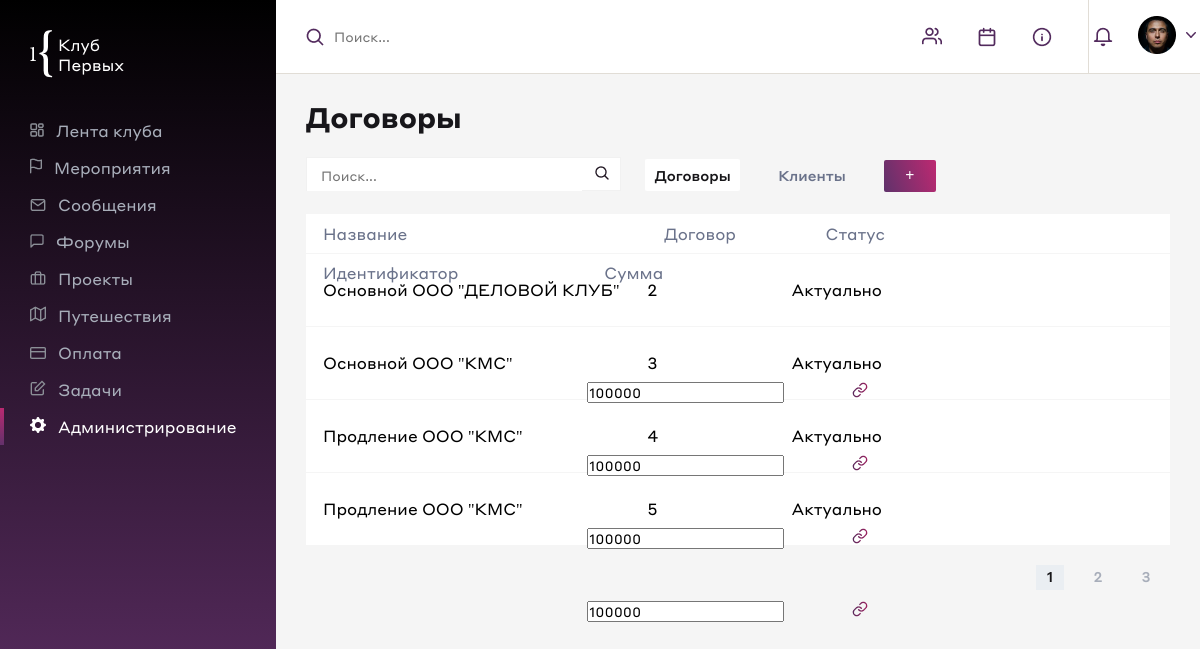
The app's page /, older data.
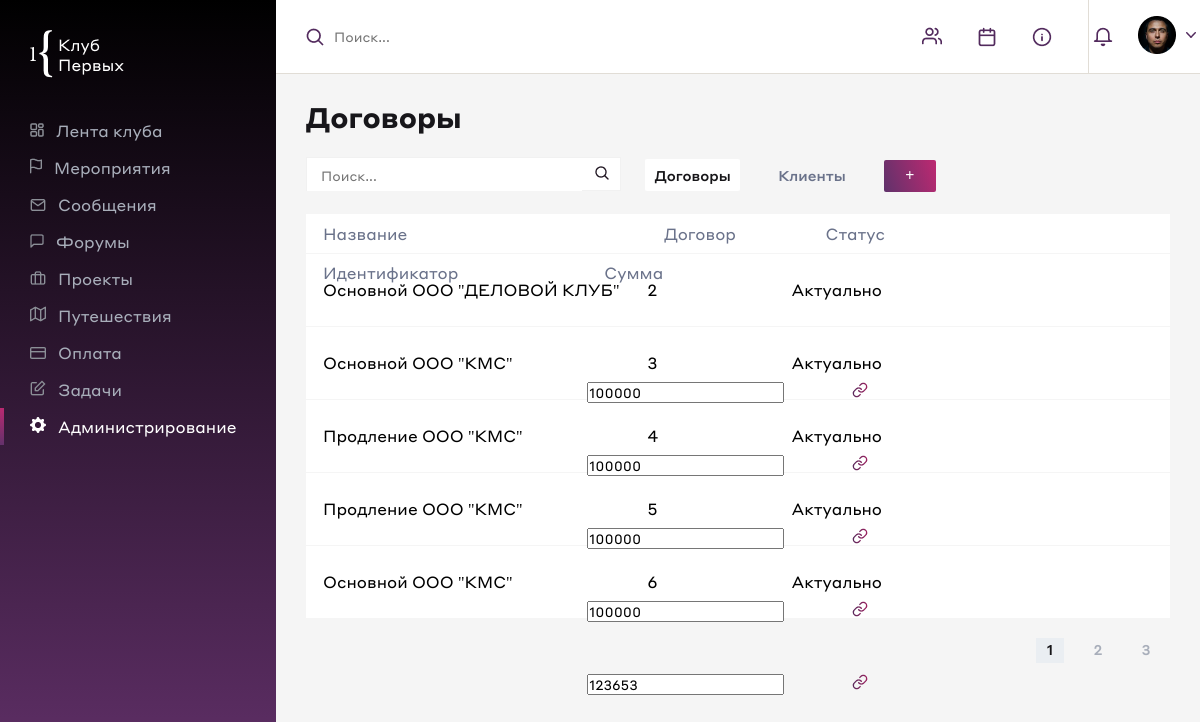
The same page, newer data.
### main/models.py (models this page shows, shortened)
class ContractTemplate(models.Model):
    class Statuses(models.TextChoices):
        actual = 'Актуально', 'Актуально'
        outdated = 'Устарело', 'Устарело'
    class Types(models.TextChoices):
        basic = 'Основной', 'Основной'
        renewal = 'Продление', 'Продление'
    class Companies(models.TextChoices):
        CMS = 'ООО "КМС"', ('ООО "КМС"')
        DC = 'ООО "ДЕЛОВОЙ КЛУБ"', ('ООО "ДЕЛОВОЙ КЛУБ"')
    name = models.CharField('Название', null=False, max_length=50, blank=True)
    template_of_contract = models.FileField('Шаблон договора', null=False, upload_to='upload/', validators=[check_format_of_file])
    amount = models.PositiveIntegerField('Сумма', null=True)
    status = models.CharField('Статус', choices=Statuses.choices, default=Statuses.actual, max_length=100)
    type = models.CharField('Тип', choices=Types.choices, null=False, max_length=50)
    company = models.CharField('Компания', choices=Companies.choices, null=False, max_length=50)
    class Meta:
        verbose_name = 'Шаблон контракта'
        verbose_name_plural = 'Шаблоны контрактов'

### main/views.py (the view)
# urls.py: path('', views.ContractTemplateListAndCreateView.as_view(), name='contract_template_list'),
class ContractTemplateListAndCreateView(ContractTemplateListAndCreateContractMixin, View):
    queryset = get_template_contracts()
    form_contract = get_contract_form()
    form_contract_template = get_contract_template_form()
    template_name = 'contract_templates_list.html'

### main/utils.py (called while the page is built)
    def get(self, request):
        paginator = Paginator(self.queryset, 5)
        page_number = request.GET.get('page')
        page_obj = paginator.get_page(page_number)
        return render(request, self.template_name, {'contract_template_list': page_obj,
                                                    'form_contract': self.form_contract,
                                                    'form_contract_template': self.form_contract_template
                                                    })

### templates/contract_templates_list.html (shortened to what the changed rows need)
{% load static %}
<!DOCTYPE html>
<html lang="en">
<head>
    <link rel="stylesheet" href="{% static 'admin.css' %}" class="css" />
</head>
<body>
    <div class="admin_content">
        <div class="main_content">
            <div class="all_templates">
                {% for contracts in contract_template_list %}
                <div class="template_table_row">
                    <form action="" method="post" enctype="multipart/form-data">
                        <div class="template_table_cell first_td">{{ contracts.name }}</div>
                        <div class="template_table_cell second_td">{{ contracts.pk }}</div>
                        <div class="template_table_cell third_td">{{ contracts.status }}</div>
                        {% if contracts.amount != 0 %}
                        <div class="template_table_cell fifth_td"><input name="amount_bitch" value="{{ contracts.amount }}"></div>
                        {% endif %}
                            <div class="template_table_cell create_template_btn"><button type="submit">
                                <img src="{% static 'admin_img/link_templ_creation.png' %}">
                            </button></div>
                    </form>
                </div>
                {% endfor %}
            </div>
        </div>
    </div>
</body>
</html>

Row changes from the older to the newer data that the page shows:
added ContractTemplate: name "Основной ООО \"КМС\"", pk "6", status "Актуально", amount_bitch "123653"
